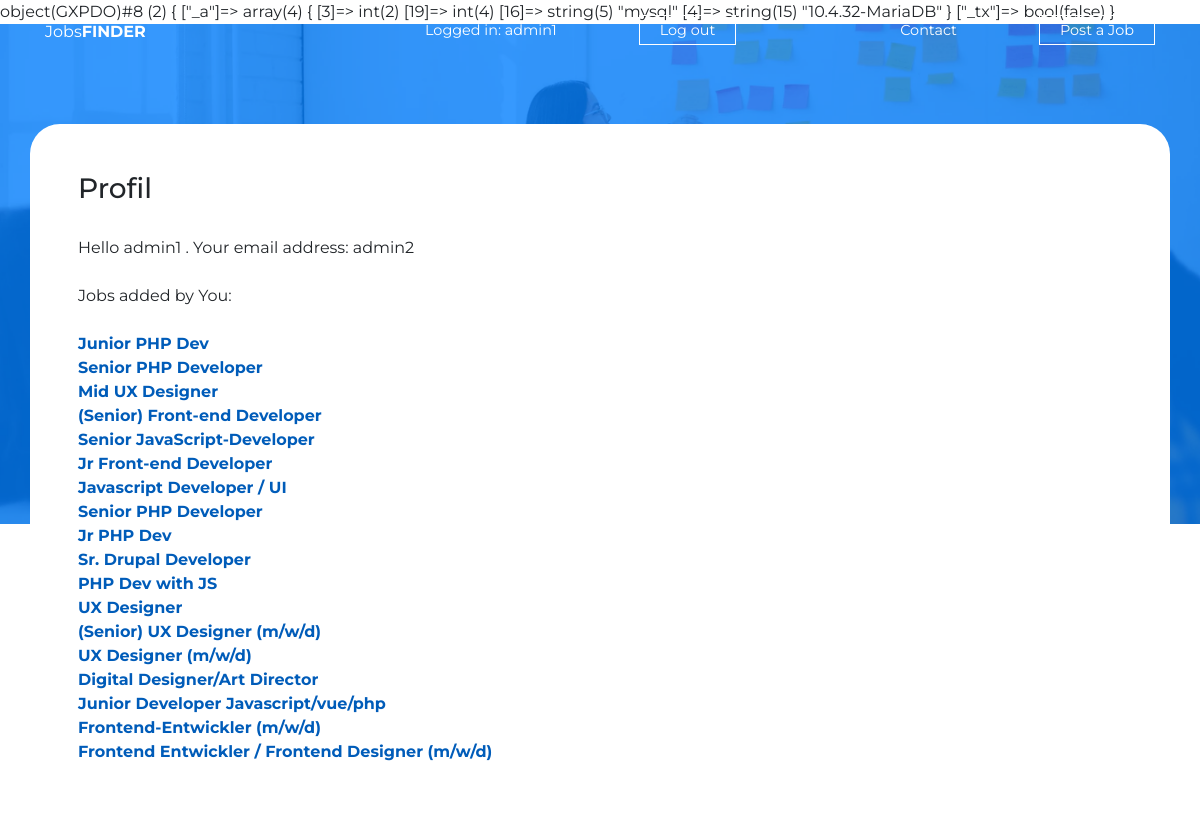
Page /?action=profiles (signed in) on the committed database.
### tables this page shows
CREATE TABLE `jobs` (
  `id` int(11) NOT NULL,
  `title` varchar(150) NOT NULL,
  `company` varchar(150) NOT NULL,
  `city` varchar(150) NOT NULL,
  `TIME` varchar(50) NOT NULL,
  `category` int(11) NOT NULL,
  `userid` int(30) NOT NULL,
  `description` varchar(1000) NOT NULL
);

### src/View.php (called while the page is built, shortened)
<?php
class View
{
  public function render(string $page, array $params): void
  {
    require_once("templates/layout.php");
  }
}

### src/Controller.php (called while the page is built, shortened)
<?php
require_once("src/Database.php");
class Controller
{
    private Database $database;
    private array $request;
    private View $view;
    private static array $configuration = [];
    public static function initConfiguration(array $configuration): void
    {
        self::$configuration = $configuration;
    }
    public function __construct(array $request)
    {
        $this->database = new Database(self::$configuration['db']);
        $this->request = $request;
        $this->view = new View();
    }
    public function action(): string
    {
        $data = $this->getReqGet();
        return $data['action'] ??  self::DEFAULT_ACTION;
    }
    public function run(): void
    {
        $action = $this->action();
        $viewParams = [];
        switch ($action) {
            case 'profiles':
                $page = 'profiles';
                $job = $this->database->getJob((int) $_SESSION['id'], false);
                $viewParams = $job;
                break;
        }
        $this->view->render($page, $viewParams);
    }
    private function getReqGet(): array
    {
        return $this->request['get'] ?? [];
    }
}

### index.php (called while the page is built, shortened)
<?php
require_once('src/View.php');
require_once('src/Controller.php');
$request = [
  'get' => $_GET,
  'post' => $_POST
];
try {
  $controller = new Controller($request);
  $controller->run();
} catch (Exception $e) {
  echo '<h1>' . $e->getMessage() . '</h1>';
}

### src/Database.php (called while the page is built, shortened)
<?php
class Database
{
    private ?PDO $conn = null;
    public function getJob(int $id, bool $cond): array
    {
        if ($cond == 1) {
            $query = "SELECT * FROM jobs WHERE id = $id";
            $result = $this->conn->query($query);
            $job = $result->fetch(PDO::FETCH_ASSOC);
            if (!$job) {
                throw new Exception('jobs id not found');
            }
            return $job;
        } elseif ($cond == 0) {
            $query = "SELECT * FROM jobs WHERE userid = $id";
            $result = $this->conn->query($query);
            $job = $result->fetchAll(PDO::FETCH_ASSOC);
            return $job;
        }
    }
    private function createConn(array $config): void
    {
        $dsn = "mysql:dbname={$config['database']};host={$config['host']}";
        $check = $this->conn = new \PDO(
            $dsn,
            $config['user'],
            $config['password']
        );
        var_dump($check);
    }
    private function validateConfig(array $config): void
    {
        $dsn = "mysql:dbname={$config['database']};host={$config['host']}";
        $this->conn = new \PDO(
            $dsn,
            $config['user'],
            $config['password'],
            [
                \PDO::ATTR_ERRMODE => \PDO::ERRMODE_EXCEPTION
            ]
        );
    }
}

### templates/pages/profiles.php (the view, shortened to what this page needs)
<section class="content">
    <div class="container content__wrap  p-5">
        <div class="row ">
            <div class="col-12"><h3>Profil</h3></div>
        </div>
        <div><?php echo 'Hello '.$_SESSION['name'].' . Your email address: '.$_SESSION['email'] ?></div>
        <?php
            if(!empty($params)){
                echo "<BR>Jobs added by You: <br><br>";
                foreach($params as $job){
                    echo '<a href=/?action=show&id='
                    .$job['id'].
                    '>'
                    .$job['title'].
                    '</a>'
                    .' <br >';
                }
            }elseif( $_SESSION['userGrants'] == 1) {
                echo "<br />You haven't added any job offers yet.";
                echo "<br /><br /> Do it now! Click!";
            }
            exit();
        ?>

### public/css/styles.css (style rules this page uses)
html, body, div, span, applet, object, iframe, h1, h2, h3, h4, h5, h6, p, blockquote, pre, a, abbr, acronym, address, big, cite, code, del, dfn, em, img, ins, kbd, q, s, samp, small, strike, strong, sub, sup, tt, var, b, u, i, center, dl, dt, dd, ol, ul, li, fieldset, form, label, legend, table, caption, tbody, tfoot, thead, tr, th, td, article, aside, canvas, details, embed, figure, figcaption, footer, header, hgroup, menu, nav, output, ruby, section, summary, time, mark, audio, video { margin: 0; padding: 0; border: 0; font-size: 100%; font: inherit; vertical-align: baseline; }
article, aside, details, figcaption, figure, footer, header, hgroup, menu, nav, section { display: block; }
body { line-height: 1; background: red; position: relative; font-family: 'Montserrat', sans-serif !important; }
html { scroll-behavior: smooth; }
a { text-decoration: none !important; }
.content { width: 100%; top: 100px; margin-top: -400px; }
.content a { color: #005cb9 !important; font-weight: bold; }
.content__wrap { position: relative; min-height: 700px; border-radius: 30px; background: white; }
.content h3 { margin-bottom: 30px; }

### rows in the picture
jobs: title "Junior PHP Dev"
jobs: title "Senior PHP Developer"
jobs: title "Mid UX Designer"
jobs: title "(Senior) Front-end Developer"
jobs: title "Senior JavaScript-Developer"
jobs: title "Jr Front-end Developer"
jobs: title "Javascript Developer / UI"
jobs: title "Senior PHP Developer"
jobs: title "Jr PHP Dev"
jobs: title "Sr. Drupal Developer"
jobs: title "PHP Dev with JS"
jobs: title "UX Designer"
jobs: title "(Senior) UX Designer (m/w/d)"
jobs: title "UX Designer (m/w/d)"
jobs: title "Digital Designer/Art Director"
jobs: title "Junior Developer Javascript/vue/php"
jobs: title "Frontend-Entwickler (m/w/d)"
jobs: title "Frontend Entwickler / Frontend Designer (m/w/d)"

### other values in the picture
$_SESSION['name'] "admin1"
$_SESSION['email'] "admin2"
